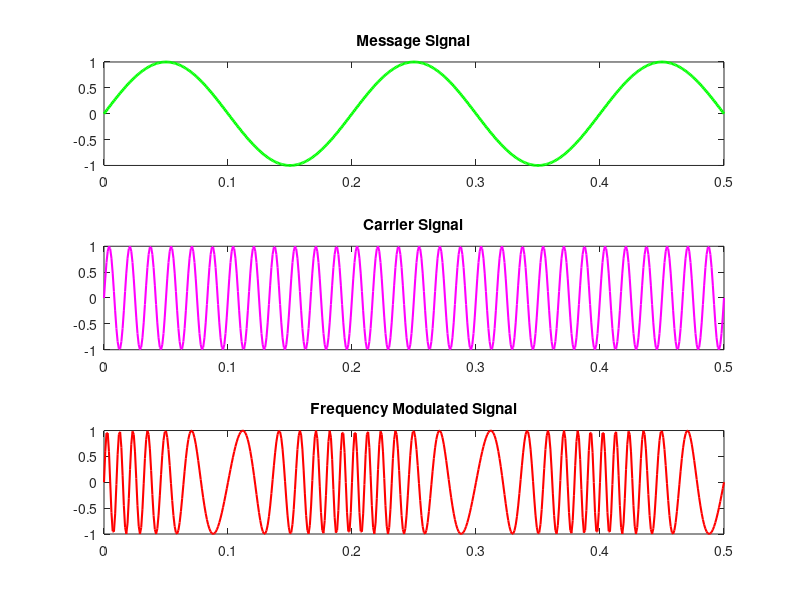

Write the MATLAB code that produced this figure.
% Frequency Modulation

t=0:0.001:0.5;
f1=5;
f2=60;
x1=sin(2*pi*f1*t); % message signal
subplot(3,1,1);
plot(t, x1, 'g', 'LineWidth', 2);
title("Message Signal");

x2=sin(2*pi*f2*t); % carrier signal
subplot(3, 1, 2);
plot(t, x2, 'm', 'LineWidth', 1.5);
title("Carrier Signal");

m=8;
fms=sin((2*pi*f2*t) + (m.*x1)); % frequency modulated signal
subplot(3, 1, 3);
plot(t, fms, 'r', 'LineWidth', 1.5);
title("Frequency Modulated Signal");

print ('Exp6_1a','-dpdf','-fillpage');
